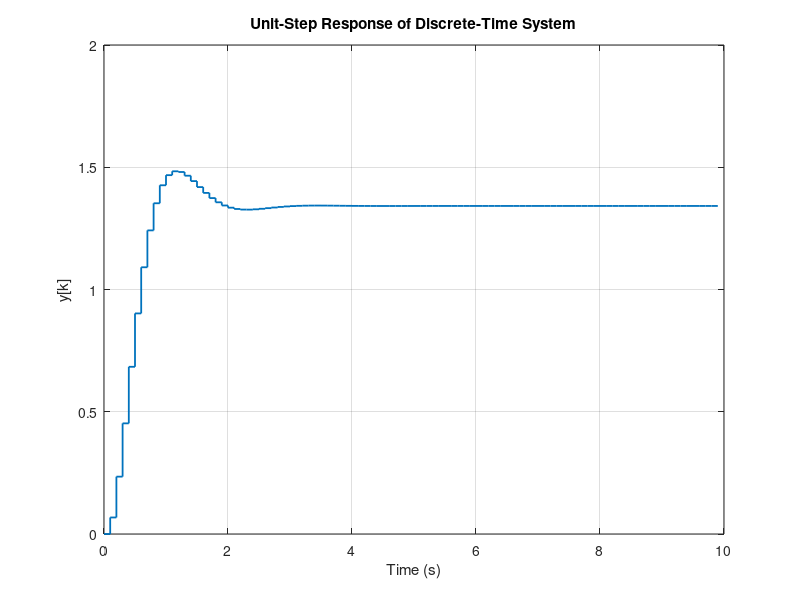

MATLAB code for this plot: (Note: this script raises an error after producing the figure.)
% Chapter16_Lesson5.m
% Discrete-time stability and time response (MATLAB / Simulink-oriented)
% Requires Control System Toolbox for tf/step; dlyap is in Control System Toolbox.

clear; clc;

Ts = 0.1;  % sampling period [s]

% A stable 2nd-order discrete transfer function with DC gain = 1
num = [0.0676 0.0604];
den = [1 -1.5770 0.6724];
Gz = tf(num, den, Ts);

disp('Discrete transfer function G(z):');
Gz

p = pole(Gz);
fprintf('Poles of G(z):\n');
disp(p.');
fprintf('Magnitudes of poles:\n');
disp(abs(p).');

if all(abs(p) < 1)
    fprintf('System is Schur stable (all poles inside unit circle).\n');
else
    fprintf('System is NOT Schur stable.\n');
end

% State-space form and discrete Lyapunov equation
sys_ss = ss(Gz);
A = sys_ss.A; B = sys_ss.B; C = sys_ss.C; D = sys_ss.D;
Q = eye(size(A));
P = dlyap(A', Q);  % solves A' P A - P + Q = 0
disp('Lyapunov matrix P from A'' P A - P = -Q:');
disp(P);

% Step response and basic metrics
N = 100;
k = 0:N-1;
t = k * Ts;
[y, t] = step(Gz, t);

figure;
stairs(t, y, 'LineWidth', 1.3); grid on;
xlabel('Time (s)'); ylabel('y[k]');
title('Unit-Step Response of Discrete-Time System');

info = stepinfo(y, t, 1.0, 'SettlingTimeThreshold', 0.02);
disp('Step response metrics:');
disp(info);

% Natural response (zero input, nonzero initial condition)
x0 = [1; -0.4];
u = zeros(N,1);
[y_nat, t_nat, x_nat] = lsim(sys_ss, u, t, x0);

figure;
stairs(t_nat, y_nat, 'LineWidth', 1.3); grid on;
xlabel('Time (s)'); ylabel('y_n[k]');
title('Natural Response (u=0, x_0=[1;-0.4])');

% Optional Simulink note:
% You can build an equivalent model with:
%   Step -> Discrete Transfer Fcn -> Scope
% and set numerator/denominator to the vectors above with sample time Ts.
